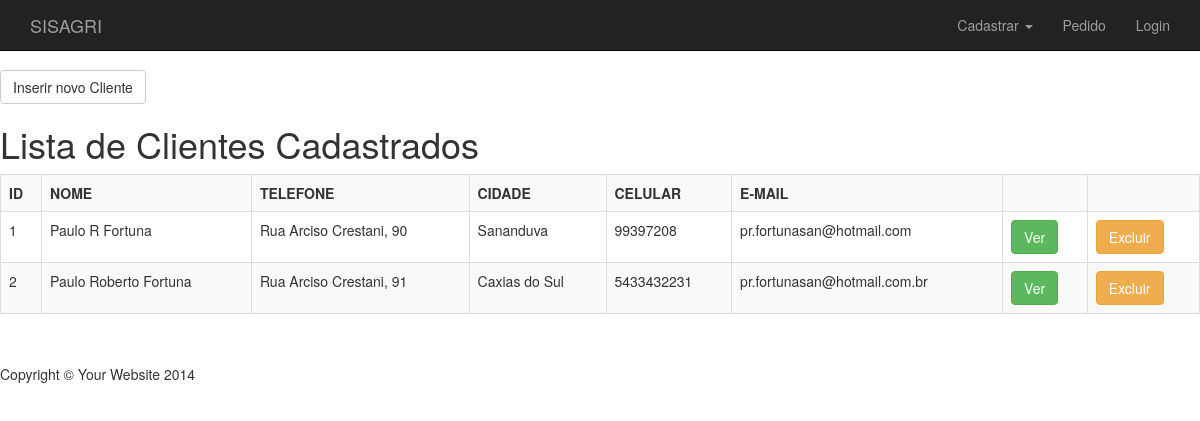
Page /ListaCliente.php on the earlier database version.
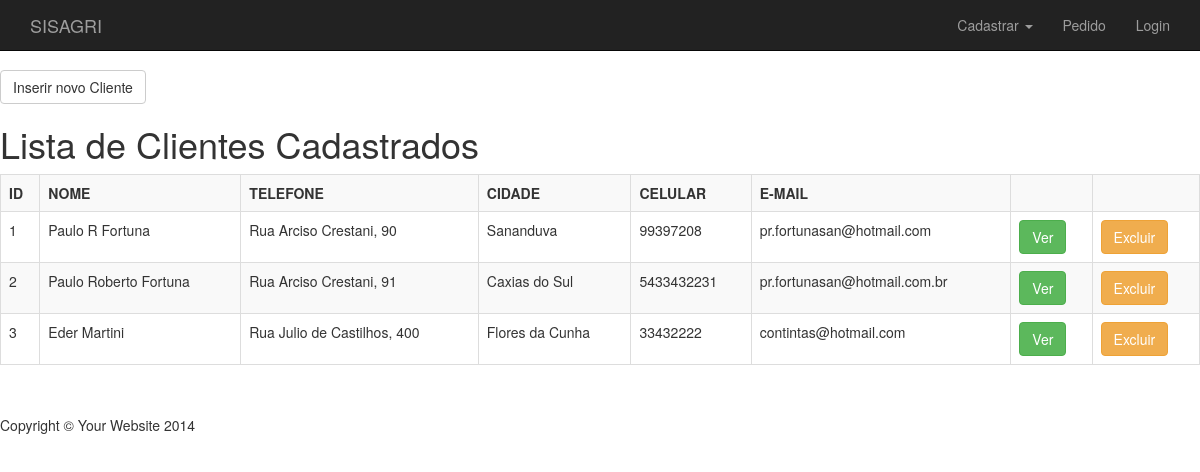
Same page on the later database version.
### tables this page shows
CREATE TABLE IF NOT EXISTS `clientes` (
  `id` int(10) NOT NULL,
  `nome` varchar(35) NOT NULL,
  `cpf` varchar(20) NOT NULL,
  `endereco` varchar(35) NOT NULL,
  `id_cidade` int(10) NOT NULL,
  `cep` varchar(10) NOT NULL,
  `telefone` varchar(15) NOT NULL,
  `celular` varchar(15) NOT NULL,
  `redesocial` varchar(30) NOT NULL,
  `email` varchar(35) NOT NULL
);

CREATE TABLE IF NOT EXISTS `cidades` (
  `id` int(10) NOT NULL,
  `nome` varchar(35) NOT NULL,
  `uf` varchar(2) NOT NULL
);

### banco/BDCliente.php (called while the page is built, shortened)
<?php
function listaClientes($conexao) {
    $lista = array();
    $sql = "select clientes.*, cd.nome as cidade from clientes \n"
        . "inner join cidades cd on cd.id = clientes.id_cidade";
    $resultado = mysqli_query($conexao, $sql);
    while ($cliente = mysqli_fetch_assoc($resultado)) {
        array_push($lista, $cliente);
    }
    return $lista;
}
?>

### ListaCliente.php (the view, shortened to what this page needs)
<?php
include ("./cabpainel.php");
include("./banco/BDConecta.php");
include("./banco/BDCliente.php");
?>
<br>
<table class="tabelaEsquerda">
    <tr>
        <td>
            <form name="inserir" action="FormCadastraCliente.php" method="POST">
                <input class="btn btn-default" type="submit" alt="Submit" width="48" height="48" title="Inserir nova Cidade" value="Inserir novo Cliente">
            </form>
        </td>
    </tr>
</table>
<h1>Lista de Clientes Cadastrados </h1>
<table class="table table-striped table-bordered">
    <tr>
        <th>ID</th>
        <th>NOME</th>
        <th>TELEFONE</th>
        <th>CIDADE</th>
        <th>CELULAR</th>
        <th>E-MAIL</th>
        <th> </th>
        <th> </th>
    </tr>
    <?php
    $clientes = listaClientes($conexao);
    foreach ($clientes as $cliente) {
        ?>
        <tr>
            <td> <?= $cliente['id'] ?> </td>
            <td> <?= $cliente['nome'] ?> </td>
            <td> <?= $cliente['endereco'] ?> </td>
            <td> <?= $cliente['cidade'] ?> </td>
            <td> <?= $cliente['telefone'] ?> </td>
            <td> <?= $cliente['email'] ?> </td>
            <td>
                <form action="FormAlteraCliente.php" method="POST">
                    <input class="btn btn-success" type="submit" value="Ver" alt="Submit" width="24" height="24" title="Detalhar">
                </form>
            </td>
            <td>
                <form action="DeletaCliente.php" method="POST">
                    <input class="btn btn-warning" type="submit" value="Excluir" alt="Submit" width="24" height="24" title="Excluir">
                </form>
            </td>
        </tr>
        <?php
    }
    ?>
</table>
<?php
include ("./rodape.php");
?>

### cabpainel.php (shortened to what this page needs)
<!DOCTYPE html>
<html lang="en">
    <head>
        <link href="css/bootstrap.min.css" rel="stylesheet">
        <link href="css/modern-business.css" rel="stylesheet">
        <link href="font-awesome/css/font-awesome.min.css" rel="stylesheet" type="text/css">
    </head>
    <body>
        <nav class="navbar navbar-inverse navbar-fixed-top" role="navigation">
            <div class="container">
                <div class="navbar-header">
                    <a class="navbar-brand" href="index.php">SISAGRI</a>
                </div>
                <div class="collapse navbar-collapse" id="bs-example-navbar-collapse-1">
                    <ul class="nav navbar-nav navbar-right">
                        <li class="dropdown">
                            <a href="#" class="dropdown-toggle" data-toggle="dropdown">Cadastrar <b class="caret"></b></a>
                        </li>
                        <li>
                            <a href="conteudo/about.html">Pedido</a>
                        </li>
                        <li>
                            <a href="login2.php">Login</a>
                        </li>
                    </ul>
                </div>
            </div>
        </nav>

### rodape.php (shortened to what this page needs)
<footer>
    <div class="row">
        <div class="col-lg-12">
            <p>Copyright &copy; Your Website 2014</p>
        </div>
    </div>
</footer>
</body>
</html>

### css/modern-business.css (style rules this page uses)
html, body { height: 100%; }
body { padding-top: 50px; }
footer { margin: 50px 0; }

Differences in the rows shown:
added clientes: id "3", nome "Eder Martini", endereco "Rua Julio de Castilhos, 400", id_cidade.nome "Flores da Cunha", telefone "33432222", email "contintas@hotmail.com"
